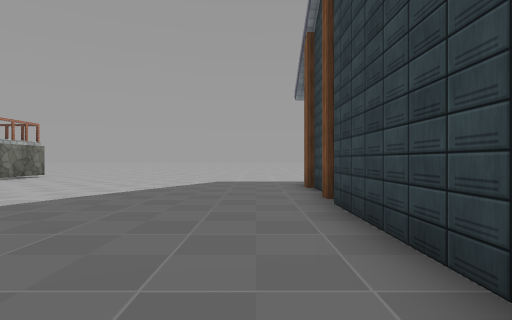
view 1 (above)

21 first-person views from a walk through a scene from a Unity 3-D project. The camera is 1.4 m above the floor, looks level and sees 80° across. The floor is counted in squares, 2 m on a side. Each view is taken from the middle of a square. On the plan, view 1 faces up. The plan holds only what a view shows up to about 10 squares ahead; the rest is blank. The place goes on beyond the plan. Some surface patterns are stand-ins.

view 2
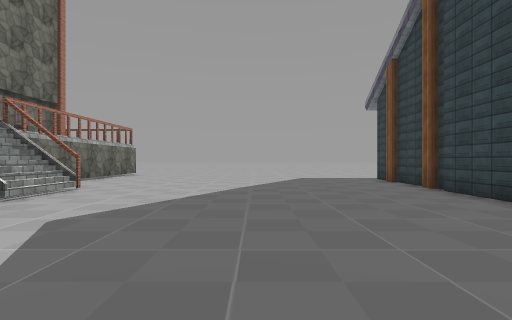

view 3
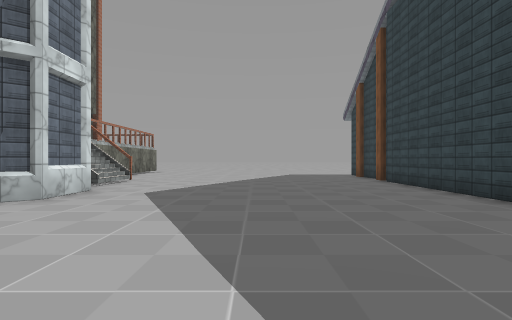

view 4
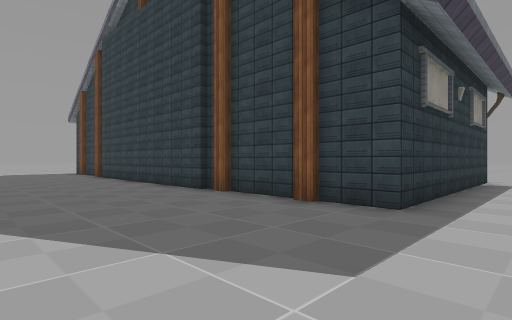

view 5
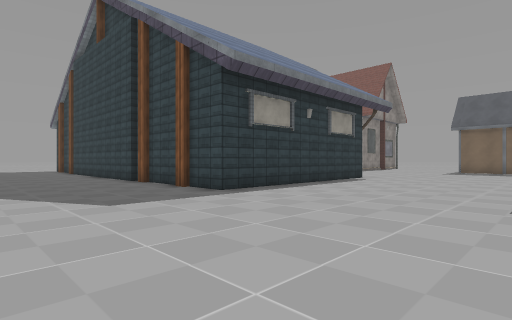

view 6
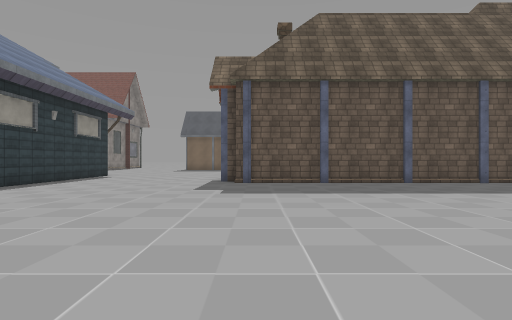

view 7
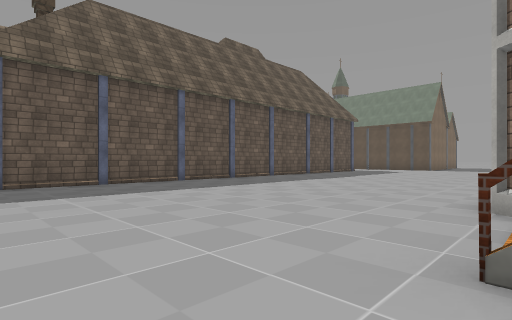

view 8
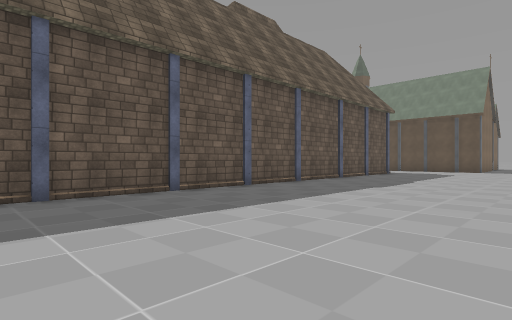

view 9
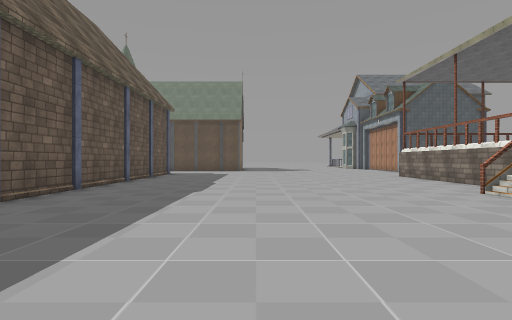

view 10
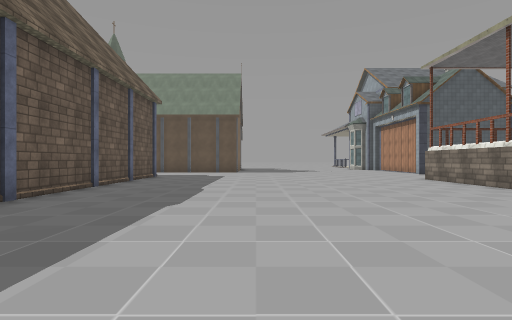

view 11
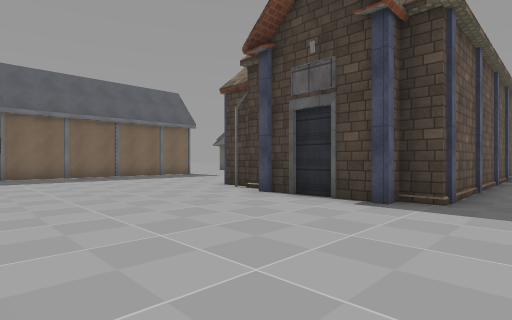

view 12
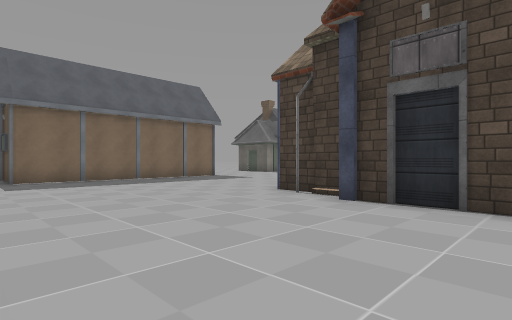

view 13
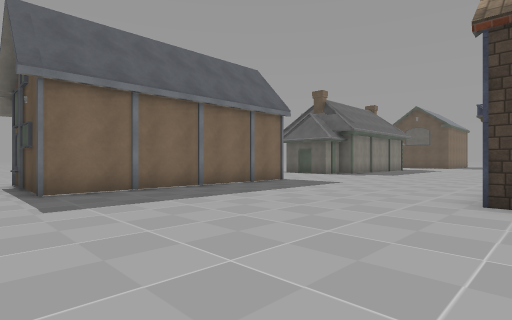

view 14
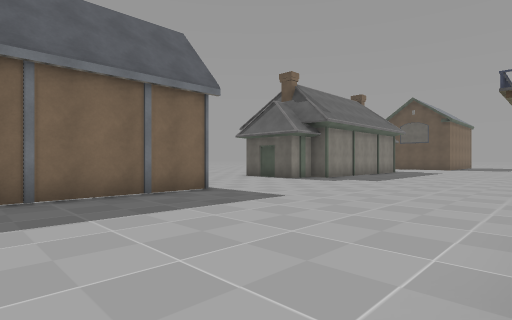

view 15
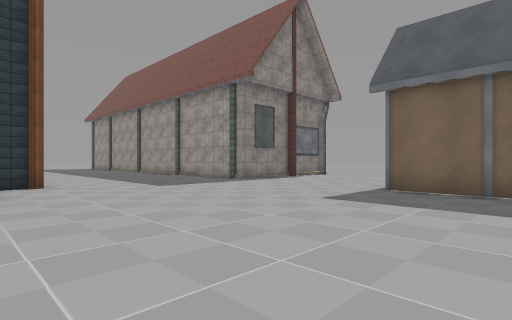

view 16
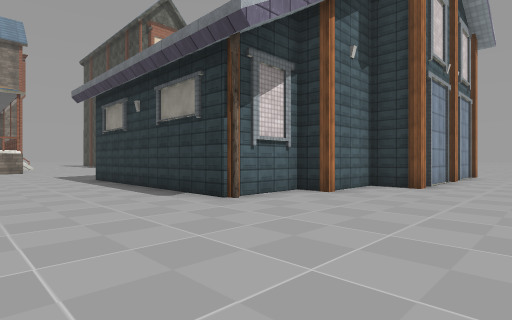

view 17
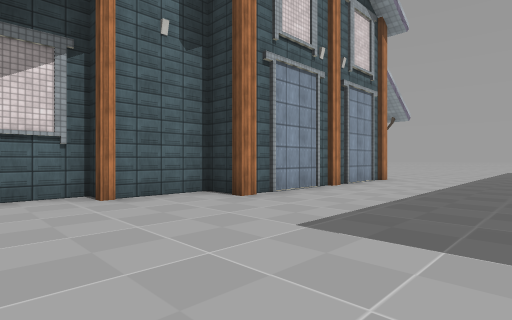

view 18
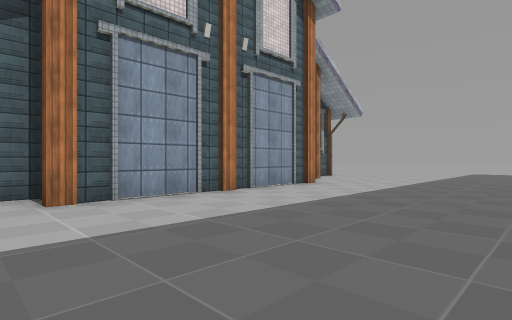

view 19
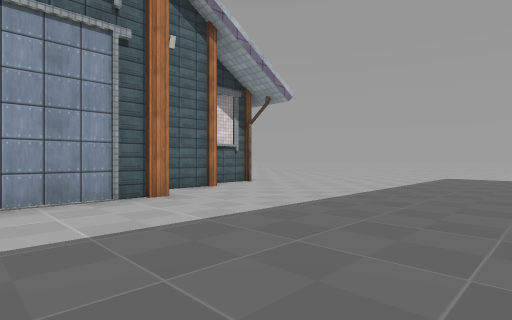

view 20
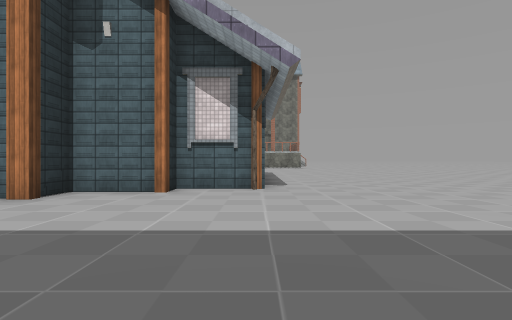

view 21
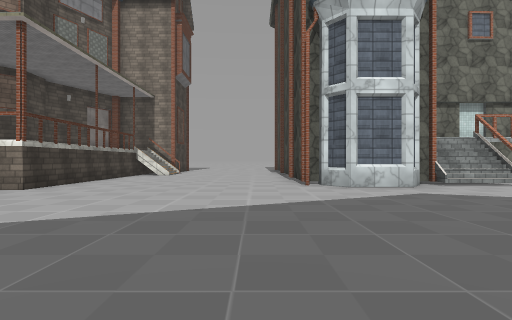

### Floor plan
Key: @ floor where view 1 was taken; # wall or solid block; . main floor; : floor 2.25 m higher than the main floor; / step, stairs or slope; ^ raised ledge; O other object.
Columns run from 9 left of view 1 to 16 right of it. Each row starts with its distance up from view 1.
 10   .........      ........
  9   .........      #........
  8 #..........#     #.......
  7 #..........#     ##.......
  6 #..........#      #.......
  5 ##/........#      ##......
  4 ///........#       #......
  3  #/........#       #......
  2  ##........#       #......
  1  ##........#       #......
  0 ###......@.#       #......
 -1 ...........#       #......
 -2 ...........#      ##......
 -3 ...........#      #.......
 -4 ...........#     ##.......
 -5 ...........#     #........
 -6 ...........#######........
 -7 ..... ....................
 -8  ::#  ....................
 -9       ...................#
-10       ...................#
-11       ...................#
-12     ..........###........#
-13     ..........# ###......#
-14     ..........#    ......#
-15     /.........#    ......O
-16      .........#    .......
-17     #.........#     ......
-18      .........#     ......
-19      ......../#     ......
-20      ......../#     .....
-21     /......../#     ....
-22    ^........./#     ...
-23    ^........./#     ..
-24    ^........./#
-25    ^........./#
-26    ^........./#
-27    ^........./#

Positions as (right, up) in squares from view 1, and headings:
1: (0, 0), facing up
2: (-3, -2), facing up
3: (-3, -5), facing up
4: (-3, -8), facing up-right
5: (-3, -12), facing up-right
6: (-5, -13), facing right
7: (-5, -12), facing down-right
8: (-2, -14), facing down-right
9: (0, -15), facing down
10: (0, -17), facing down
11: (3, -7), facing down-right
12: (5, -7), facing down-right
13: (9, -7), facing down-right
14: (10, -11), facing down-right
15: (9, -11), facing up-right
16: (13, -10), facing up-left
17: (15, -6), facing up-left
18: (16, -3), facing up-left
19: (16, 2), facing up-left
20: (16, 9), facing left
21: (1, -2), facing left
